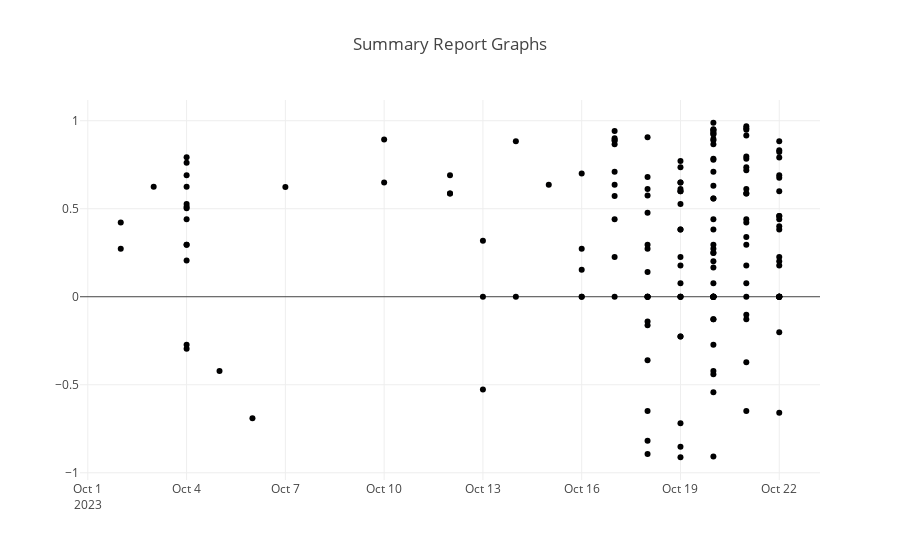

The code cell stored with this chart in its notebook:
### Code cell
fig = go.Figure()
fig.add_trace(go.Scatter(x=news_df.date, y=news_df.sentiment_summary_str, mode='markers'))
fig.update_layout(title_text="Summary Report Graphs", showlegend=False)
fig.show()

### Figure 1 — Plotly figure (JSON) as saved in the notebook; plotly's stock layout.template omitted (floating-point values rounded to 4 significant figures; data arrays with more than 128 entries replaced by an {"elided": "..."} marker saying what was removed)
{"data": [{"mode": "markers", "type": "scatter", "x": {"elided": "172 str values"}, "y": {"elided": "172 str values"}}], "layout": {"showlegend": false, "title": {"text": "Summary Report Graphs"}}}
